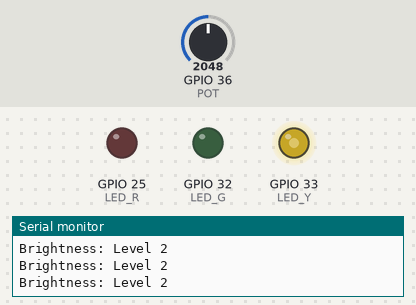
The sketch below on a simulated ESP32. Shown: output pins drawn as LEDs (lit = HIGH), the last lines printed to the serial monitor. The test bench sets the inputs (shaded band); at power-on: GPIO 36 (POT) = 2048.

Above: at 1.3 s.
1.4 s: GPIO 36 (POT) set to 1326
At 2.2 s:
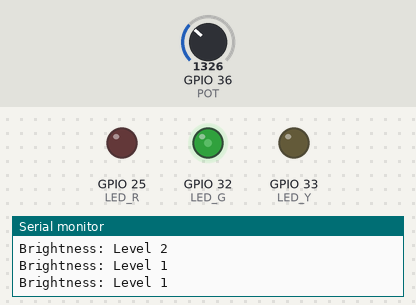
3.0 s: GPIO 36 (POT) set to 2770
At 3.3 s:
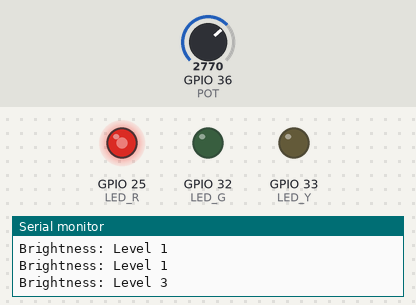
4.5 s: GPIO 36 (POT) set to 2691
At 5.7 s:
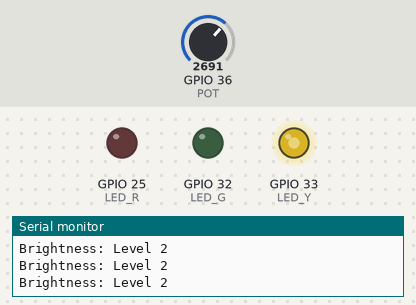
6.0 s: GPIO 36 (POT) set to 3603
At 6.9 s:
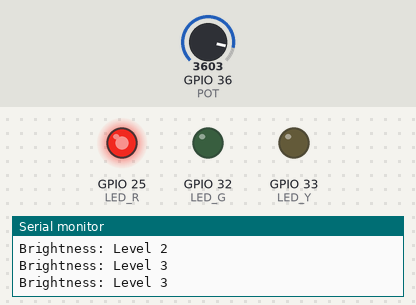
7.5 s: GPIO 36 (POT) set to 491
At 8.1 s:
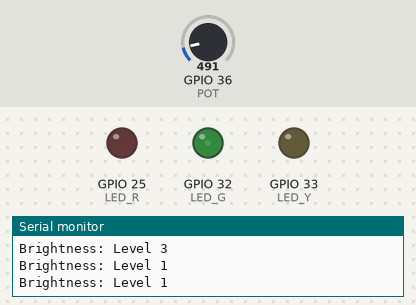
Timing chart, 0 to 10.0 s (numbered marks = the images above; inputs shaded):
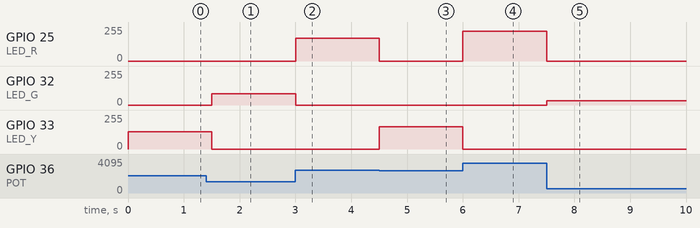

The sketch:

ADC_demo.ino
```cpp
/*====================================================
                 ADC DEMO
======================================================
Description:
  This program uses the ADC (Analog-to-Digital Converter)
  to read the brightness level detected by a photoresistor
  (LDR). The LDR changes its resistance depending on the
  amount of light it receives, allowing the system to
  determine whether the surroundings are dark or bright.

  The detected brightness is divided into three levels.
  Each level corresponds to a different LED color:
  Level 1 - Green
  Level 2 - Yellow
  Level 3 - Red

  PWM (Pulse Width Modulation) is used to control the
  LEDs based on the brightness level detected by the LDR.

Programmer:
  De Asis, Felicity M.
  Dela Torre, Shanna Dale R.
  Galpo, Rhile L.

Date:
  16 September 2026
----------------------------------------------------*/
// GPIOS
const uint8_t POT = 36;

const uint8_t LED_G = 32;
const uint8_t LED_Y = 33;
const uint8_t LED_R = 25;

// PWM
const int PWM_FREQ = 5000;
const byte PWM_RES = 12;

// variables
int pot_val = 0;

void setup() {

  // ADC pin
  pinMode(POT, INPUT);

  // PWM setup
  ledcAttach(LED_G, PWM_FREQ, PWM_RES);
  ledcAttach(LED_Y, PWM_FREQ, PWM_RES);
  ledcAttach(LED_R, PWM_FREQ, PWM_RES);

  Serial.begin(9600);
}

void loop() {

  pot_val = analogRead(POT);

  if (pot_val >= 0 && pot_val <= 1365) {

    ledcWrite(LED_G, pot_val);
    ledcWrite(LED_Y, 0);
    ledcWrite(LED_R, 0);

    Serial.println("Brightness: Level 1");

  }
  else if (pot_val >= 1366 && pot_val <= 2730) {

    ledcWrite(LED_G, 0);
    ledcWrite(LED_Y, pot_val);
    ledcWrite(LED_R, 0);

    Serial.println("Brightness: Level 2");

  }
  else if (pot_val >= 2731 && pot_val <= 4095) {

    ledcWrite(LED_G, 0);
    ledcWrite(LED_Y, 0);
    ledcWrite(LED_R, pot_val);

    Serial.println("Brightness: Level 3");
  }

  delay(500);
}
```

Measured:
- after the input at 1.4 s, GPIO 32 (LED_G): 0/255 → 83/255 after 0.10 s; GPIO 33 (LED_Y): 128/255 → 0/255 after 0.10 s
- after the input at 3.0 s, GPIO 25 (LED_R): 0/255 → 172/255 at once; GPIO 32 (LED_G): 83/255 → 0/255 at once
- after the input at 4.5 s, GPIO 25 (LED_R): 172/255 → 0/255 at once; GPIO 33 (LED_Y): 0/255 → 168/255 at once
- after the input at 6.0 s, GPIO 25 (LED_R): 0/255 → 224/255 at once; GPIO 33 (LED_Y): 168/255 → 0/255 at once
- after the input at 7.5 s, GPIO 25 (LED_R): 224/255 → 0/255 at once; GPIO 32 (LED_G): 0/255 → 31/255 at once
